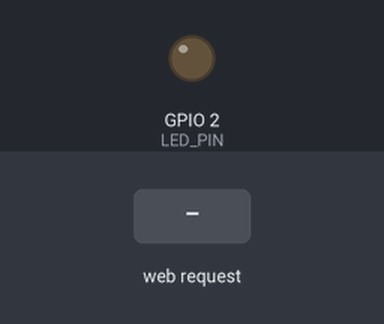
This sketch was run on a simulated ESP32. On the bench: output pins drawn as LEDs (lit = HIGH). The inputs (shaded band) are chosen by the test bench. WiFi joins after 1.5 s; servers stay silent unless stated; what the sketch prints to the serial monitor is not drawn.

Above: at 3.2 s.
3.3 s: HTTP request GET /led?state=ON received
At 4.0 s:
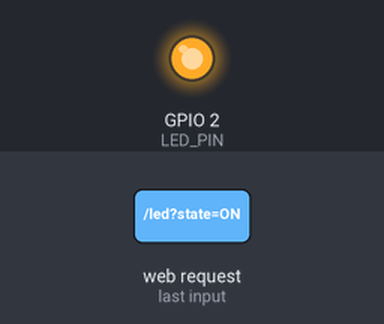
4.8 s: HTTP request GET /led?state=OFF received
At 5.1 s:
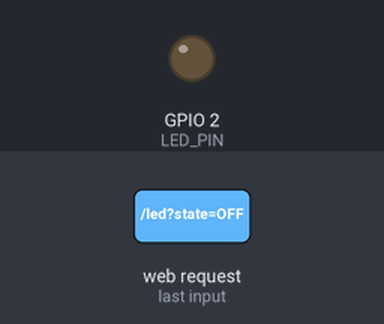
Timing chart, 0 to 7.8 s (numbered marks = the images above; inputs shaded):
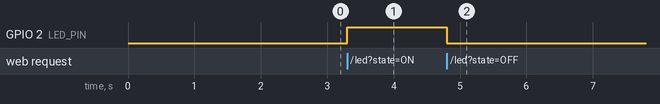

Measured:
- after the input at 3.3 s, GPIO 2 (LED_PIN): LOW → HIGH at once
- after the input at 4.8 s, GPIO 2 (LED_PIN): HIGH → LOW at once

The sketch:

wifiled.ino
```cpp
#include <WiFi.h>
#include <ESPAsyncWebServer.h>

#define LED_PIN 2 // Change to your LED pin if different

const char* ssid = "Your_WiFi_SSID"; // Your SSID
const char* password = "Your_WiFi_Password"; // Your WiFi password

AsyncWebServer server(80);

void setup() {
  pinMode(LED_PIN, OUTPUT);
  digitalWrite(LED_PIN, LOW);

  Serial.begin(115200);

  // Connect to Wi-Fi
  WiFi.begin(ssid, password);
  while (WiFi.status() != WL_CONNECTED) {
    delay(1000);
    Serial.println("Connecting to WiFi...");
  }
  Serial.println(WiFi.localIP());

  // Route for handling the LED state
  server.on("/led", HTTP_GET, [](AsyncWebServerRequest *request) {
    String state;
    if (request->hasParam("state")) {
      state = request->getParam("state")->value();
      if (state == "ON") {
        digitalWrite(LED_PIN, HIGH);
      } else if (state == "OFF") {
        digitalWrite(LED_PIN, LOW);
      }
    }
    request->send(200, "text/plain", "LED state changed to " + state);
  });

  // Start server
  server.begin();
}

void loop() {}
```
